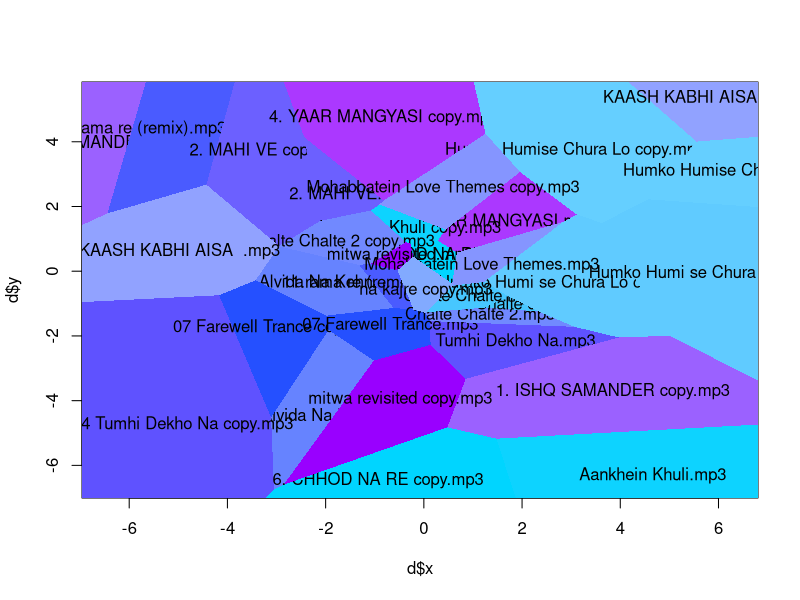

R code for this plot:
fs <- read.csv("featureOutput.csv",header=TRUE)

# Extract feature matrix (i.e. remove the first column)
f <- fs[, -(1)]
names <- fs[,1]

# Compute the principal components of the feature matrix
# Note that p$scores contains the actual loadings
p <- princomp(na.omit(as.matrix(f)), cor = TRUE)

# Average the first two principal components of all the songs for each
# song into a single XY point
d <- aggregate(p$scores[, 1:2], by = list(songName = fs$songName), mean)
names(d) <- c("track", "x", "y")

# Define the color of the region for each song.
# First scale the X and Y coordinates of the songs to lie in [0, 1]
scale01 <- function(x) (x - min(x)) / (max(x) - min(x))
xs <- scale01(d$x)
ys <- scale01(d$y)
# Then use these as the Red and Green components, with Blue fixed at 1
song_color <- rgb(xs, ys, 1)

# Set up a new graphics window with no borders
dev.new()
par(mai = c(0, 0, 0, 0))

png(file="output.png",width=1920,height=1080)

# Draw an empty plot
plot(d$x, d$y, lwd=0.2,type = "n")

# Load the deldir package to perform Voronoi tesselations
library(deldir)

# Compute and plot the Voronoi region for each song
regions <- tile.list(deldir(d))
for(k in 1:length(regions)) {
  polygon(regions[[k]], col = song_color[k], lwd = 0.01)
  text(mean(regions[[k]]$x),mean(regions[[k]]$y),names[k])
}

dev.off()
